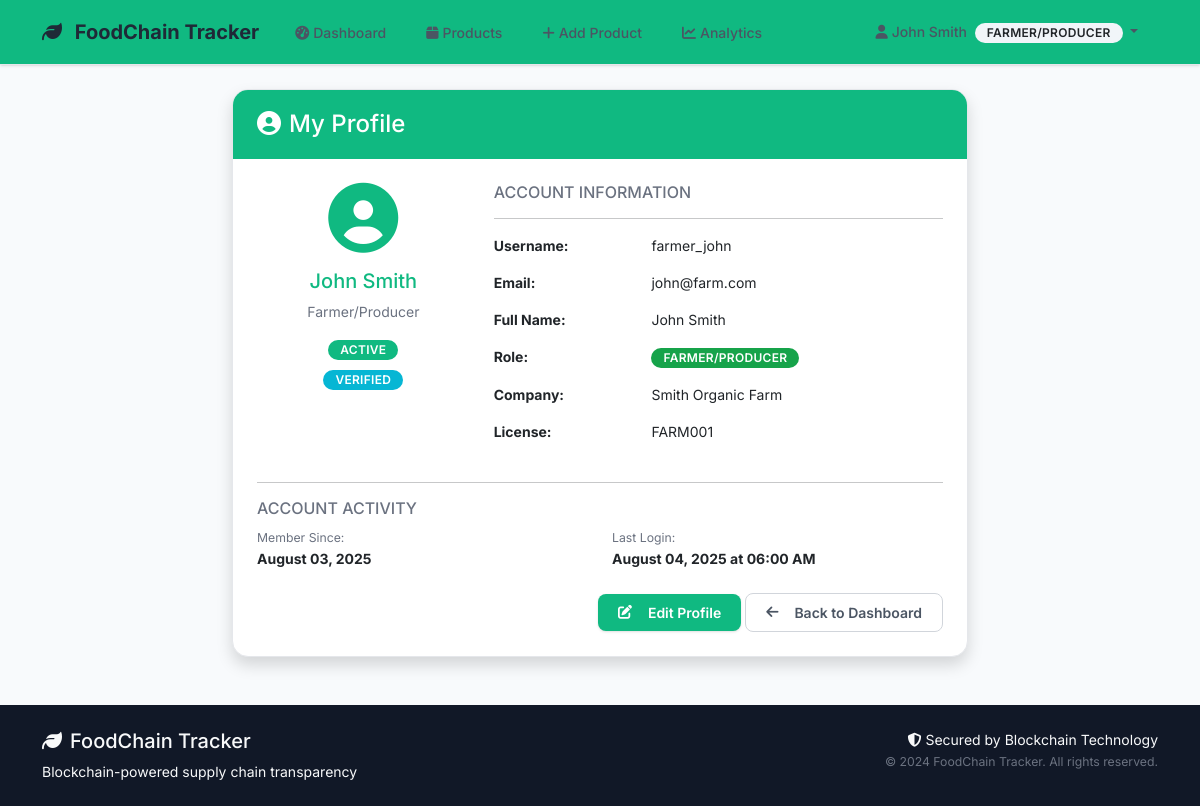
Before: /auth/profile (signed in) with the older database file.
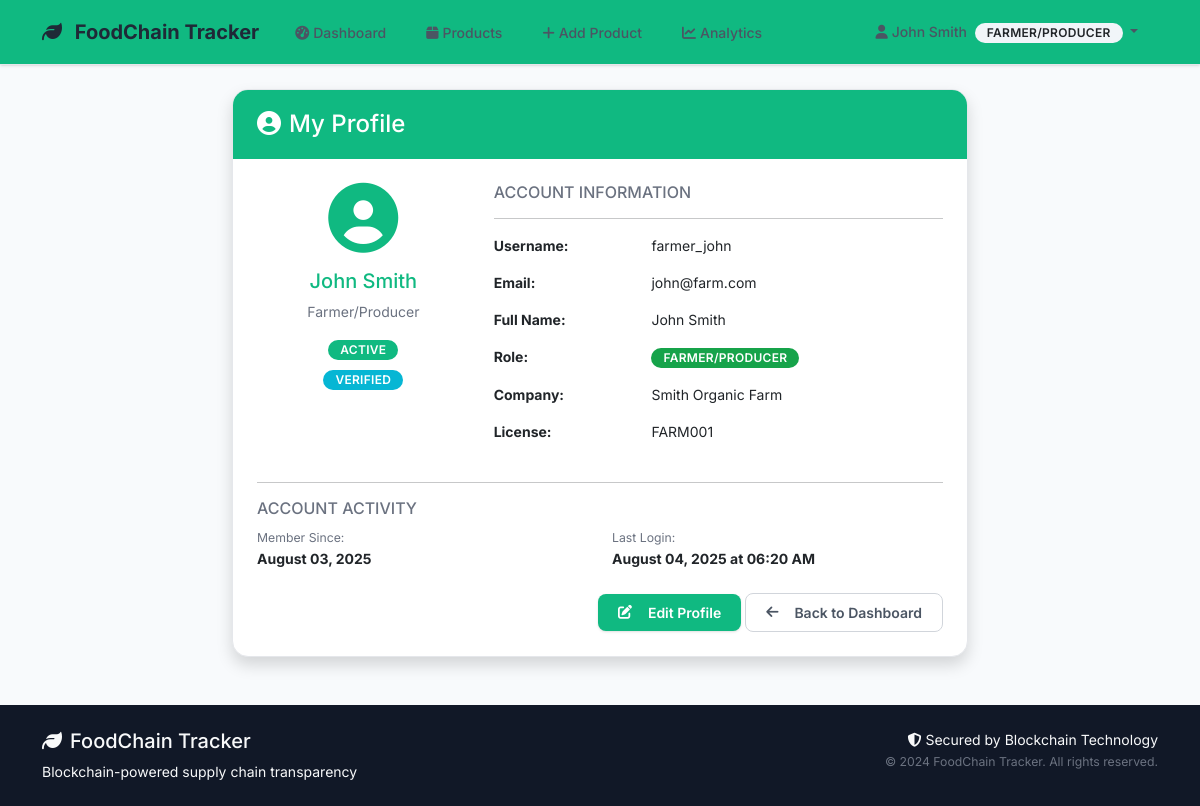
After: the same page with the newer database file.
### models/user.py (models this page shows, shortened)
class User(UserMixin, db.Model):
    __tablename__ = 'users'
    id = db.Column(db.Integer, primary_key=True)
    username = db.Column(db.String(80), unique=True, nullable=False)
    email = db.Column(db.String(120), unique=True, nullable=False)
    password_hash = db.Column(db.String(200), nullable=False)
    full_name = db.Column(db.String(100), nullable=False)
    phone = db.Column(db.String(20))
    address = db.Column(db.Text)
    role = db.Column(db.String(20), nullable=False)  # 'farmer', 'distributor', 'retailer', 'inspector'
    company_name = db.Column(db.String(100))
    license_number = db.Column(db.String(50))  # Business license or certification
    is_active = db.Column(db.Boolean, default=True)
    is_verified = db.Column(db.Boolean, default=False)  # For business verification
    created_at = db.Column(db.DateTime, default=datetime.utcnow)
    last_login = db.Column(db.DateTime)
    products_created = db.relationship('Product', foreign_keys='Product.created_by',
                                     backref='creator', lazy='dynamic')
    sent_transactions = db.relationship('Transaction', foreign_keys='Transaction.from_user_id',
                                      backref='sender', lazy='dynamic')
    received_transactions = db.relationship('Transaction', foreign_keys='Transaction.to_user_id',
                                          backref='receiver', lazy='dynamic')
    def get_role_display(self):
        role_names = {
            'farmer': 'Farmer/Producer',
            'distributor': 'Distributor',
            'retailer': 'Retailer',
            'inspector': 'Inspector'
        }
        return role_names.get(self.role, self.role.title())
    def can_create_products(self):
        return self.role == 'farmer'

### routes/auth.py (the view)
@auth_bp.route('/profile')
@login_required
def profile():
    return render_template('auth/profile.html', user=current_user)

### templates/auth/profile.html (shortened to what this page needs)
{% extends "base.html" %}
{% block content %}
<div class="row justify-content-center">
    <div class="col-lg-8">
        <div class="card shadow">
            <div class="card-header bg-success text-white">
                <h4 class="mb-0">
                    <i class="fas fa-user-circle me-2"></i>My Profile
                </h4>
            </div>
            <div class="card-body p-4">
                <div class="row mb-4">
                    <div class="col-md-4 text-center">
                        <div class="profile-avatar mb-3">
                            <i class="fas fa-user-circle fa-5x text-success"></i>
                        </div>
                        <h5 class="text-success">{{ user.full_name }}</h5>
                        <p class="text-muted">{{ user.get_role_display() }}</p>
                        <span class="badge bg-{{ 'success' if user.is_active else 'danger' }} mb-2">
                            {{ 'Active' if user.is_active else 'Inactive' }}
                        </span>
                        {% if user.is_verified %}
                            <br><span class="badge bg-info">Verified</span>
                        {% endif %}
                    </div>
                    <div class="col-md-8">
                        <h6 class="text-muted">ACCOUNT INFORMATION</h6>
                        <hr>
                        <div class="row mb-3">
                            <div class="col-sm-4"><strong>Username:</strong></div>
                            <div class="col-sm-8">{{ user.username }}</div>
                        </div>
                        <div class="row mb-3">
                            <div class="col-sm-4"><strong>Email:</strong></div>
                            <div class="col-sm-8">{{ user.email }}</div>
                        </div>
                        <div class="row mb-3">
                            <div class="col-sm-4"><strong>Full Name:</strong></div>
                            <div class="col-sm-8">{{ user.full_name }}</div>
                        </div>
                        <div class="row mb-3">
                            <div class="col-sm-4"><strong>Role:</strong></div>
                            <div class="col-sm-8">
                                <span class="badge bg-primary">{{ user.get_role_display() }}</span>
                            </div>
                        </div>
                        {% if user.company_name %}
                        <div class="row mb-3">
                            <div class="col-sm-4"><strong>Company:</strong></div>
                            <div class="col-sm-8">{{ user.company_name }}</div>
                        </div>
                        {% endif %}
                        {% if user.license_number %}
                        <div class="row mb-3">
                            <div class="col-sm-4"><strong>License:</strong></div>
                            <div class="col-sm-8">{{ user.license_number }}</div>
                        </div>
                        {% endif %}
                    </div>
                </div>
                <hr>
                <h6 class="text-muted">ACCOUNT ACTIVITY</h6>
                <div class="row">
                    <div class="col-md-6">
                        <small class="text-muted">Member Since:</small><br>
                        <strong>{{ user.created_at.strftime('%B %d, %Y') if user.created_at else 'N/A' }}</strong>
                    </div>
                    <div class="col-md-6">
                        <small class="text-muted">Last Login:</small><br>
                        <strong>{{ user.last_login.strftime('%B %d, %Y at %I:%M %p') if user.last_login else 'Never' }}</strong>
                    </div>
                </div>
                <div class="text-end mt-4">
                    <a href="{{ url_for('auth.edit_profile') }}" class="btn btn-success">
                        <i class="fas fa-edit me-2"></i>Edit Profile
                    </a>
                    <a href="{{ url_for('dashboard.main') }}" class="btn btn-outline-secondary">
                        <i class="fas fa-arrow-left me-2"></i>Back to Dashboard
                    </a>
                </div>
            </div>
        </div>
    </div>
</div>
{% endblock %}

### templates/base.html (shortened to what this page needs)
<!DOCTYPE html>
<html lang="en">
<head>
    <link href="https://cdn.jsdelivr.net/npm/bootstrap@5.3.0/dist/css/bootstrap.min.css" rel="stylesheet">
    <link href="https://cdnjs.cloudflare.com/ajax/libs/font-awesome/6.4.0/css/all.min.css" rel="stylesheet">
    <link href="{{ url_for('static', filename='css/style.css') }}" rel="stylesheet">
</head>
<body>
    <nav class="navbar navbar-expand-lg navbar-dark bg-success">
        <div class="container">
            <a class="navbar-brand" href="{{ url_for('index') }}">
                <i class="fas fa-leaf me-2"></i>
                FoodChain Tracker
            </a>
            <div class="collapse navbar-collapse" id="navbarNav">
                <ul class="navbar-nav me-auto">
                    {% if current_user.is_authenticated %}
                        <li class="nav-item">
                            <a class="nav-link" href="{{ url_for('dashboard.main') }}">
                                <i class="fas fa-tachometer-alt me-1"></i>Dashboard
                            </a>
                        </li>
                        <li class="nav-item">
                            <a class="nav-link" href="{{ url_for('products.list_products') }}">
                                <i class="fas fa-box me-1"></i>Products
                            </a>
                        </li>
                        {% if current_user.can_create_products() %}
                        <li class="nav-item">
                            <a class="nav-link" href="{{ url_for('products.add_product') }}">
                                <i class="fas fa-plus me-1"></i>Add Product
                            </a>
                        </li>
                        {% endif %}
                        <li class="nav-item">
                            <a class="nav-link" href="{{ url_for('analytics.dashboard') }}">
                                <i class="fas fa-chart-line me-1"></i>Analytics
                            </a>
                        </li>
                    {% endif %}
                </ul>
                <ul class="navbar-nav">
                    {% if current_user.is_authenticated %}
                        <li class="nav-item dropdown">
                            <a class="nav-link dropdown-toggle" href="#" id="navbarDropdown" role="button" data-bs-toggle="dropdown">
                                <i class="fas fa-user me-1"></i>{{ current_user.full_name }}
                                <span class="badge bg-light text-dark ms-1">{{ current_user.get_role_display() }}</span>
                            </a>
                        </li>
                    {% endif %}
                </ul>
            </div>
        </div>
    </nav>
    <main class="container my-4">
        {% block content %}{% endblock %}
    </main>
    <footer class="bg-dark text-light py-4 mt-5">
        <div class="container">
            <div class="row">
                <div class="col-md-6">
                    <h5><i class="fas fa-leaf me-2"></i>FoodChain Tracker</h5>
                    <p class="mb-0">Blockchain-powered supply chain transparency</p>
                </div>
                <div class="col-md-6 text-md-end">
                    <p class="mb-0">
                        <i class="fas fa-shield-alt me-1"></i>Secured by Blockchain Technology
                    </p>
                    <small class="text-muted">© 2024 FoodChain Tracker. All rights reserved.</small>
                </div>
            </div>
        </div>
    </footer>
</body>
</html>

### static/css/style.css (style rules this page uses)
:root { --primary: #16a34a; --primary-hover: #15803d; --primary-light: #f0fdf4; --primary-dark: #14532d; --secondary: #0ea5e9; --secondary-hover: #0284c7; --secondary-light: #f0f9ff; --accent: #f59e0b; --accent-hover: #d97706; --accent-light: #fffbeb; --success: #10b981; --warning: #f59e0b; --danger: #ef4444; --info: #06b6d4; --white: #ffffff; --gray-50: #f9fafb; --gray-100: #f3f4f6; --gray-200: #e5e7eb; --gray-300: #d1d5db; --gray-400: #9ca3af; --gray-500: #6b7280; --gray-600: #4b5563; --gray-700: #374151; --gray-800: #1f2937; --gray-900: #111827; --bg-body: #f8fafc; --bg-primary: #ffffff; --bg-secondary: #f1f5f9; --bg-card: #ffffff; --bg-muted: #f8fafc; --text-primary: #1f2937; --text-secondary: #4b5563; --text-muted: #6b7280; --text-light: #9ca3af; --border-primary: #e5e7eb; --border-secondary: #d1d5db; --border-muted: #f3f4f6; --shadow-xs: 0 1px 2px 0 rgb(0 0 0 / 0.05); --shadow-sm: 0 1px 3px 0 rgb(0 0 0 / 0.1), 0 1px 2px -1px rgb(0 0 0 / 0.1); --shadow-md: 0 4px 6px -1px rgb(0 0 0 / 0.1), 0 2px 4px -2px rgb(0 0 0 / 0.1); --shadow-lg: 0 10px 15px -3px rgb(0 0 0 / 0.1), 0 4px 6px -4px rgb(0 0 0 / 0.1); --shadow-xl: 0 20px 25px -5px rgb(0 0 0 / 0.1), 0 8px 10px -6px rgb(0 0 0 / 0.1); --shadow-brand: 0 4px 14px 0 rgb(22 163 74 / 0.15); --radius-sm: 0.375rem; --radius-md: 0.5rem; --radius-lg: 0.75rem; --radius-xl: 1rem; --radius-2xl: 1.5rem; --font-family: 'Inter', system-ui, -apple-system, sans-serif; --font-mono: 'JetBrains Mono', monospace; --transition: all 0.2s cubic-bezier(0.4, 0, 0.2, 1); --transition-slow: all 0.3s cubic-bezier(0.4, 0, 0.2, 1); }
* { box-sizing: border-box; }
body { font-family: var(--font-family); font-size: 0.875rem; font-weight: 400; line-height: 1.5; color: var(--text-primary); background-color: var(--bg-body); margin: 0; padding: 0; -webkit-font-smoothing: antialiased; -moz-osx-font-smoothing: grayscale; }
.navbar { background-color: var(--white); border-bottom: 1px solid var(--border-primary); box-shadow: var(--shadow-sm); padding: 0.75rem 0; }
.navbar-brand { font-weight: 700; font-size: 1.25rem; color: var(--text-primary) !important; text-decoration: none; transition: var(--transition); }
.navbar-nav .nav-link { font-weight: 500; color: var(--text-secondary) !important; padding: 0.5rem 1rem !important; border-radius: var(--radius-md); transition: var(--transition); margin: 0 0.25rem; }
.btn { font-weight: 600; font-size: 0.875rem; padding: 0.625rem 1.25rem; border-radius: var(--radius-md); border: none; cursor: pointer; transition: var(--transition); display: inline-flex; align-items: center; justify-content: center; gap: 0.5rem; text-decoration: none; line-height: 1.25; }
.btn-success { background-color: var(--success); color: white; box-shadow: var(--shadow-sm); }
.btn-outline-secondary { background-color: transparent; color: var(--gray-600); border: 1px solid var(--gray-300); }
.card { background-color: var(--bg-card); border: 1px solid var(--border-primary); border-radius: var(--radius-xl); box-shadow: var(--shadow-sm); transition: var(--transition); overflow: hidden; }
.card-header { background-color: var(--bg-secondary); border-bottom: 1px solid var(--border-primary); padding: 1.25rem 1.5rem; font-weight: 600; color: var(--text-primary); }
.card-header.bg-success { background-color: var(--success); color: white; border-bottom: none; }
.card-body { padding: 1.5rem; }
.bg-success.text-white { background-color: var(--success) !important; }
.badge { font-weight: 600; padding: 0.25rem 0.75rem; border-radius: 9999px; font-size: 0.75rem; text-transform: uppercase; letter-spacing: 0.025em; display: inline-flex; align-items: center; gap: 0.25rem; }
.bg-primary { background-color: var(--primary) !important; color: white; }
.bg-success { background-color: var(--success) !important; color: white; }
.bg-info { background-color: var(--info) !important; color: white; }
.bg-dark { background-color: var(--gray-900) !important; color: white; }
.bg-light { background-color: var(--gray-200) !important; color: var(--gray-800); }
.text-success { color: var(--success) !important; }
.text-muted { color: var(--text-muted) !important; }
.bg-light { background-color: var(--bg-secondary) !important; }

Changed rows visible on the page:
changed User "John Smith": last_login "August 04, 2025 at 06:00 AM" → "August 04, 2025 at 06:20 AM"
